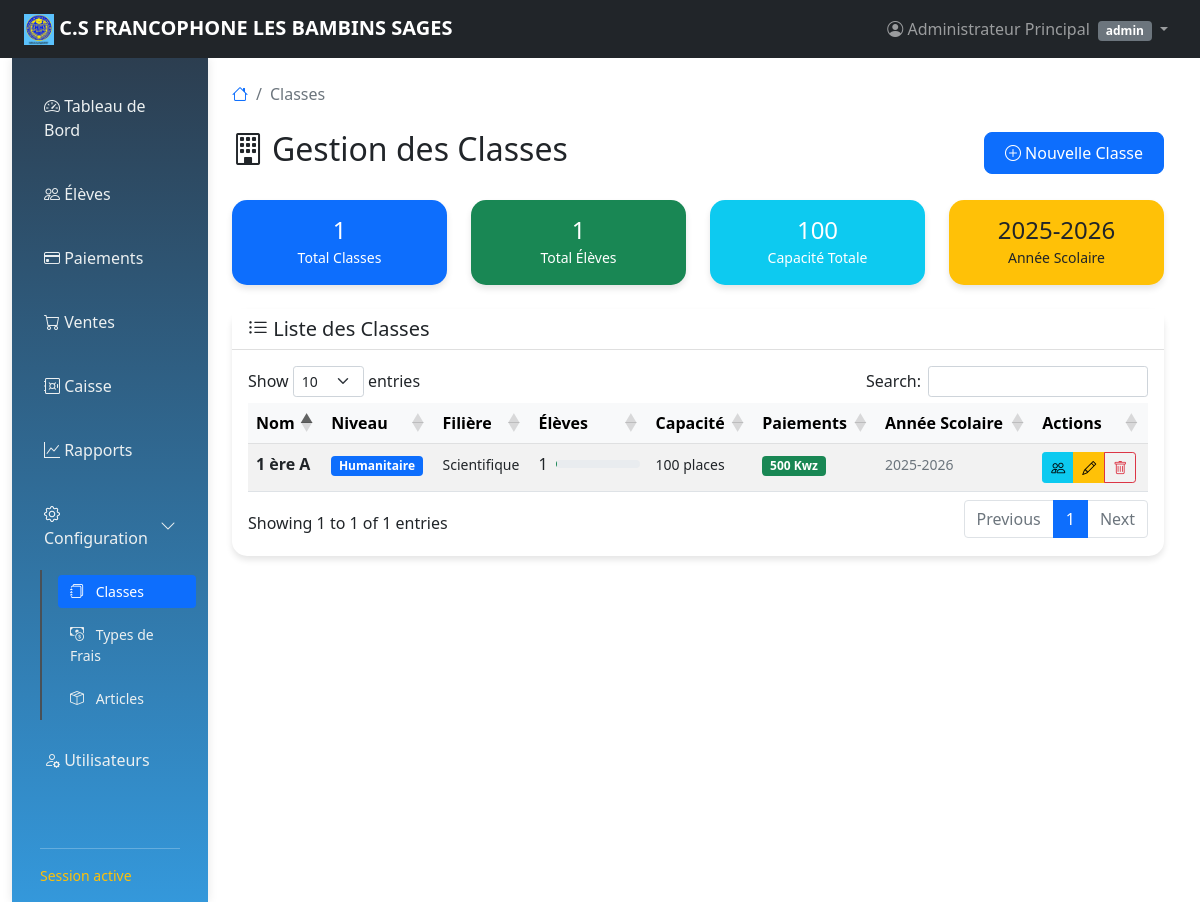
The page /classe.php (signed in) on the database as committed earlier.
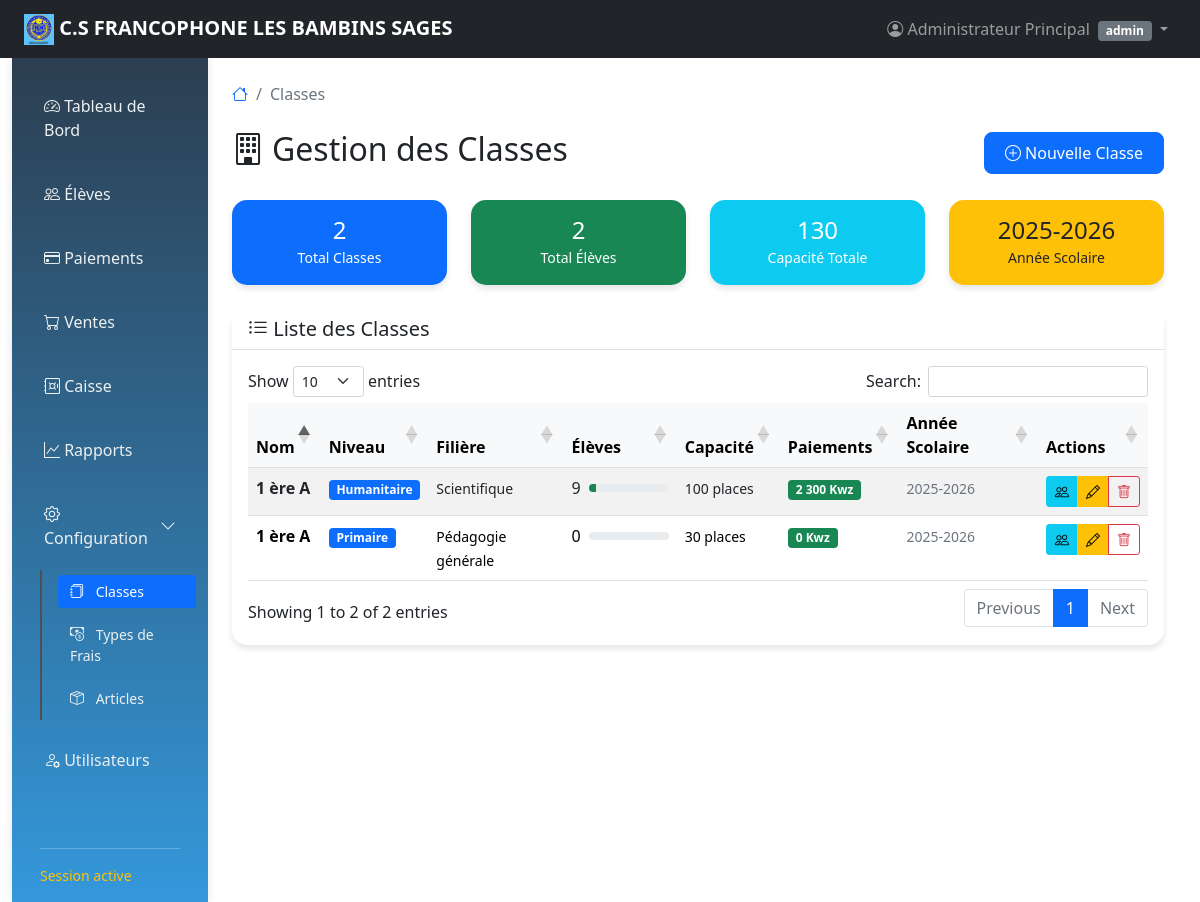
The same page on the database as committed later.
### tables this page shows
CREATE TABLE `classe` (
  `id` int(11) NOT NULL,
  `nom` varchar(100) NOT NULL,
  `niveau` varchar(50) NOT NULL,
  `filiere` varchar(100) DEFAULT NULL,
  `capacite_max` int(11) DEFAULT 30,
  `annee_scolaire` varchar(20) NOT NULL,
  `created_at` timestamp NOT NULL DEFAULT current_timestamp(),
  `updated_at` timestamp NOT NULL DEFAULT current_timestamp() ON UPDATE current_timestamp()
);

### classe.php (the view, shortened to what the changed rows need)
<?php
$database = new Database();
$db = $database->getConnection();
$query = "SELECT c.*,
                 COUNT(e.id) as nombre_etudiants,
                 COALESCE(SUM(p.montant_paye), 0) as total_paiements
          FROM classe c
          LEFT JOIN etudiants e ON c.id = e.classe_id
          LEFT JOIN paiements p ON e.id = p.etudiant_id AND p.statut = 'payé'
          GROUP BY c.id
          ORDER BY c.niveau, c.nom";
$stmt = $db->prepare($query);
$stmt->execute();
$classes = $stmt->fetchAll(PDO::FETCH_ASSOC);
?>
<?php
include 'layout.php';
?>
<div class="d-flex justify-content-between align-items-center mb-4">
    <h2><i class="bi bi-building me-2"></i>Gestion des Classes</h2>
</div>
<div class="row mb-4">
    <div class="col-md-3">
        <div class="card bg-primary text-white">
            <div class="card-body text-center">
                <h4 class="mb-0"><?php echo count($classes); ?></h4>
                <small>Total Classes</small>
            </div>
        </div>
    </div>
    <div class="col-md-3">
        <div class="card bg-success text-white">
            <div class="card-body text-center">
                <h4 class="mb-0">
                    <?php
                    $query_total_etudiants = "SELECT COUNT(*) as total FROM etudiants";
                    $stmt_total_etudiants = $db->prepare($query_total_etudiants);
                    $stmt_total_etudiants->execute();
                    echo $stmt_total_etudiants->fetch(PDO::FETCH_ASSOC)['total'];
                    ?>
                </h4>
                <small>Total Élèves</small>
            </div>
        </div>
    </div>
    <div class="col-md-3">
        <div class="card bg-info text-white">
            <div class="card-body text-center">
                <h4 class="mb-0">
                    <?php
                    $query_capacite = "SELECT SUM(capacite_max) as total FROM classe";
                    $stmt_capacite = $db->prepare($query_capacite);
                    $stmt_capacite->execute();
                    echo $stmt_capacite->fetch(PDO::FETCH_ASSOC)['total'];
                    ?>
                </h4>
                <small>Capacité Totale</small>
            </div>
        </div>
    </div>
</div>
<div class="card">
    <div class="card-body">
        <?php if (count($classes) > 0): ?>
        <div class="table-responsive">
            <table class="table table-hover table-striped">
                <thead class="table-light">
                    <tr>
                        <th>Nom</th>
                        <th>Niveau</th>
                        <th>Filière</th>
                        <th>Élèves</th>
                        <th>Capacité</th>
                        <th>Paiements</th>
                        <th>Année Scolaire</th>
                        <th>Actions</th>
                    </tr>
                </thead>
                <tbody>
                    <?php foreach ($classes as $classe):
                        $pourcentage_remplissage = $classe['capacite_max'] > 0 ?
                            round(($classe['nombre_etudiants'] / $classe['capacite_max']) * 100, 1) : 0;
                        $bg_class = $pourcentage_remplissage >= 90 ? 'bg-danger' :
                                   ($pourcentage_remplissage >= 75 ? 'bg-warning' : 'bg-success');
                    ?>
                    <tr>
                        <td>
                            <strong><?php echo htmlspecialchars($classe['nom']); ?></strong>
                        </td>
                        <td>
                            <span class="badge bg-primary"><?php echo htmlspecialchars($classe['niveau']); ?></span>
                        </td>
                        <td>
                            <small><?php echo htmlspecialchars($classe['filiere']); ?></small>
                        </td>
                        <td>
                            <div class="d-flex align-items-center">
                                <span class="me-2"><?php echo $classe['nombre_etudiants']; ?></span>
                                <div class="progress flex-grow-1" style="height: 8px; width: 80px;">
                                    <div class="progress-bar <?php echo $bg_class; ?>"
                                         style="width: <?php echo min($pourcentage_remplissage, 100); ?>%">
                                    </div>
                                </div>
                            </div>
                        </td>
                        <td>
                            <small><?php echo $classe['capacite_max']; ?> places</small>
                        </td>
                        <td>
                            <span class="badge bg-success">
                                <?php echo number_format($classe['total_paiements'], 0, ',', ' '); ?> Kwz
                            </span>
                        </td>
                        <td>
                            <small class="text-muted"><?php echo htmlspecialchars($classe['annee_scolaire']); ?></small>
                        </td>
                        <td>
                            <div class="btn-group btn-group-sm">
                                <a href="etudiants.php?classe=<?php echo $classe['id']; ?>"
                                   class="btn btn-info" data-bs-toggle="tooltip" title="Voir les élèves">
                                    <i class="bi bi-people"></i>
                                </a>
                                <button class="btn btn-warning"
                                        data-bs-toggle="modal"
                                        data-bs-target="#modifierClasseModal"
                                        onclick="chargerDonneesClasse(<?php echo htmlspecialchars(json_encode($classe)); ?>)"
                                        data-bs-toggle="tooltip" title="Modifier">
                                    <i class="bi bi-pencil"></i>
                                </button>
                                <a href="?supprimer_classe=<?php echo $classe['id']; ?>"
                                   class="btn btn-outline-danger"
                                   data-bs-toggle="tooltip"
                                   title="Supprimer"
                                   onclick="return confirm('Êtes-vous sûr de vouloir supprimer la classe <?php echo htmlspecialchars($classe['nom']); ?> ?')">
                                    <i class="bi bi-trash"></i>
                                </a>
                            </div>
                        </td>
                    </tr>
                    <?php endforeach; ?>
                </tbody>
            </table>
        </div>
        <?php endif; ?>
    </div>
</div>
<?php include 'layout-end.php'; ?>

Rows that differ between the two databases and show on the page:
computed for classe "Scientifique": nombre_etudiants "1" → "9"; total_paiements "500" → "2 300"
added classe: nom "1 ère A", niveau "Primaire", filiere "Pédagogie générale", nombre_etudiants "0", capacite_max "30", total_paiements "0", annee_scolaire "2025-2026"
Other text that changed with them:
count($classes): "1" → "2"
$stmt_total_etudiants->fetch(PDO::FETCH_ASSOC)['total']: "1" → "2"
$stmt_capacite->fetch(PDO::FETCH_ASSOC)['total']: "100" → "130"
text written by a page script: "Show entries Search: Showing 1 to 1 of 1 entries Previous 1 Next" → "Show entries Search: Showing 1 to 2 of 2 entries Previous 1 Next"
